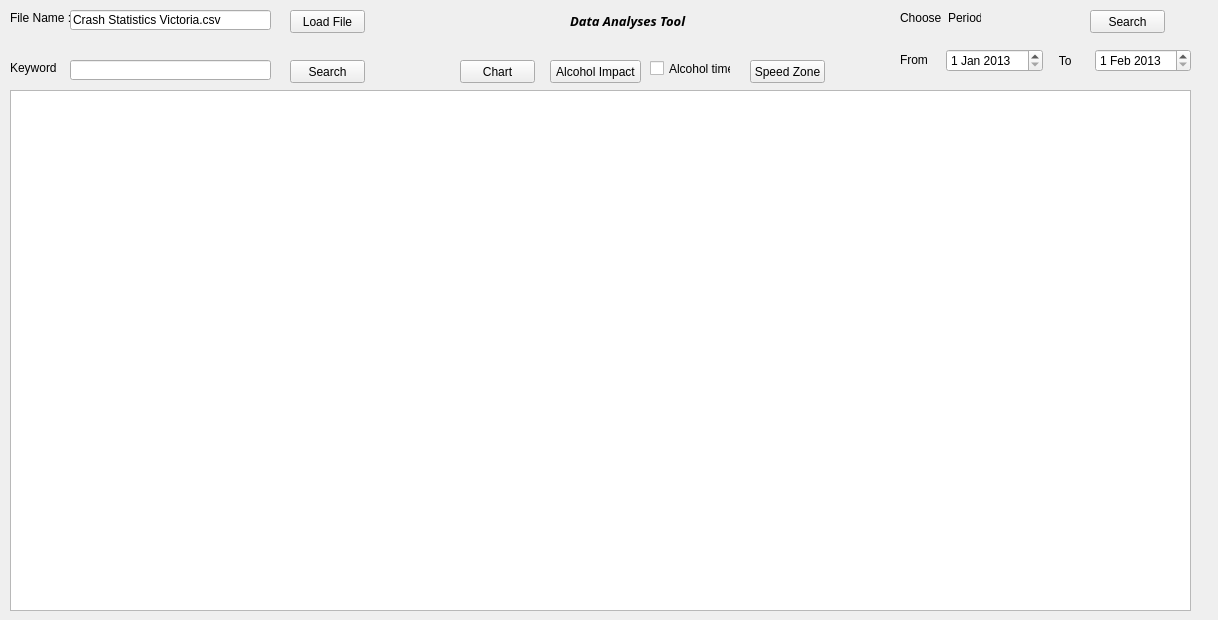
<?xml version="1.0" encoding="UTF-8"?>
<ui version="4.0">
 <class>DataAnalysisTool</class>
 <widget class="QMainWindow" name="DataAnalysisTool">
  <property name="geometry">
   <rect>
    <x>0</x>
    <y>0</y>
    <width>1218</width>
    <height>620</height>
   </rect>
  </property>
  <property name="windowTitle">
   <string>MainWindow</string>
  </property>
  <widget class="QWidget" name="centralwidget">
   <property name="minimumSize">
    <size>
     <width>1198</width>
     <height>620</height>
    </size>
   </property>
   <property name="maximumSize">
    <size>
     <width>1198</width>
     <height>620</height>
    </size>
   </property>
   <widget class="QTableView" name="datatable">
    <property name="geometry">
     <rect>
      <x>10</x>
      <y>90</y>
      <width>1181</width>
      <height>521</height>
     </rect>
    </property>
   </widget>
   <widget class="QLabel" name="filenamelabel">
    <property name="geometry">
     <rect>
      <x>10</x>
      <y>10</y>
      <width>61</width>
      <height>16</height>
     </rect>
    </property>
    <property name="text">
     <string>File Name : </string>
    </property>
   </widget>
   <widget class="QLineEdit" name="filename">
    <property name="geometry">
     <rect>
      <x>70</x>
      <y>10</y>
      <width>201</width>
      <height>20</height>
     </rect>
    </property>
    <property name="text">
     <string>Crash Statistics Victoria.csv</string>
    </property>
   </widget>
   <widget class="QPushButton" name="loadbtn">
    <property name="geometry">
     <rect>
      <x>290</x>
      <y>10</y>
      <width>75</width>
      <height>23</height>
     </rect>
    </property>
    <property name="text">
     <string>Load File</string>
    </property>
   </widget>
   <widget class="QWidget" name="horizontalLayoutWidget">
    <property name="geometry">
     <rect>
      <x>900</x>
      <y>40</y>
      <width>291</width>
      <height>41</height>
     </rect>
    </property>
    <layout class="QHBoxLayout" name="dateview">
     <item>
      <widget class="QLabel" name="startdatelabel">
       <property name="maximumSize">
        <size>
         <width>40</width>
         <height>30</height>
        </size>
       </property>
       <property name="text">
        <string>From</string>
       </property>
      </widget>
     </item>
     <item>
      <widget class="QDateEdit" name="startdate">
       <property name="dateTime">
        <datetime>
         <hour>0</hour>
         <minute>0</minute>
         <second>0</second>
         <year>2013</year>
         <month>1</month>
         <day>1</day>
        </datetime>
       </property>
      </widget>
     </item>
     <item>
      <widget class="QLabel" name="enddatelabel">
       <property name="maximumSize">
        <size>
         <width>40</width>
         <height>16777215</height>
        </size>
       </property>
       <property name="text">
        <string>   To</string>
       </property>
      </widget>
     </item>
     <item>
      <widget class="QDateEdit" name="enddate">
       <property name="dateTime">
        <datetime>
         <hour>0</hour>
         <minute>0</minute>
         <second>0</second>
         <year>2013</year>
         <month>2</month>
         <day>1</day>
        </datetime>
       </property>
       <property name="date">
        <date>
         <year>2013</year>
         <month>2</month>
         <day>1</day>
        </date>
       </property>
      </widget>
     </item>
    </layout>
   </widget>
   <widget class="QLabel" name="widowlabel">
    <property name="geometry">
     <rect>
      <x>570</x>
      <y>10</y>
      <width>141</width>
      <height>21</height>
     </rect>
    </property>
    <property name="sizePolicy">
     <sizepolicy hsizetype="Preferred" vsizetype="Preferred">
      <horstretch>5</horstretch>
      <verstretch>0</verstretch>
     </sizepolicy>
    </property>
    <property name="minimumSize">
     <size>
      <width>5</width>
      <height>5</height>
     </size>
    </property>
    <property name="baseSize">
     <size>
      <width>0</width>
      <height>0</height>
     </size>
    </property>
    <property name="font">
     <font>
      <family>Adobe Garamond Pro Bold</family>
      <pointsize>10</pointsize>
      <weight>75</weight>
      <italic>true</italic>
      <bold>true</bold>
     </font>
    </property>
    <property name="text">
     <string>Data Analyses Tool</string>
    </property>
   </widget>
   <widget class="QLineEdit" name="searchinput">
    <property name="geometry">
     <rect>
      <x>70</x>
      <y>60</y>
      <width>201</width>
      <height>20</height>
     </rect>
    </property>
   </widget>
   <widget class="QLabel" name="searchlabel">
    <property name="geometry">
     <rect>
      <x>10</x>
      <y>60</y>
      <width>61</width>
      <height>16</height>
     </rect>
    </property>
    <property name="text">
     <string>Keyword</string>
    </property>
   </widget>
   <widget class="QPushButton" name="searchbtn">
    <property name="geometry">
     <rect>
      <x>290</x>
      <y>60</y>
      <width>75</width>
      <height>23</height>
     </rect>
    </property>
    <property name="text">
     <string>Search</string>
    </property>
   </widget>
   <widget class="QLabel" name="periodlabel">
    <property name="geometry">
     <rect>
      <x>900</x>
      <y>10</y>
      <width>81</width>
      <height>16</height>
     </rect>
    </property>
    <property name="text">
     <string>Choose  Period</string>
    </property>
   </widget>
   <widget class="QPushButton" name="accidentchart">
    <property name="geometry">
     <rect>
      <x>460</x>
      <y>60</y>
      <width>75</width>
      <height>23</height>
     </rect>
    </property>
    <property name="text">
     <string>Chart</string>
    </property>
   </widget>
   <widget class="QPushButton" name="otherinsightbtn">
    <property name="geometry">
     <rect>
      <x>750</x>
      <y>60</y>
      <width>75</width>
      <height>23</height>
     </rect>
    </property>
    <property name="text">
     <string>Speed Zone</string>
    </property>
   </widget>
   <widget class="QPushButton" name="impactbtn">
    <property name="geometry">
     <rect>
      <x>550</x>
      <y>60</y>
      <width>91</width>
      <height>23</height>
     </rect>
    </property>
    <property name="text">
     <string>Alcohol Impact</string>
    </property>
   </widget>
   <widget class="QPushButton" name="datesearchbtn">
    <property name="geometry">
     <rect>
      <x>1090</x>
      <y>10</y>
      <width>75</width>
      <height>23</height>
     </rect>
    </property>
    <property name="text">
     <string>Search</string>
    </property>
   </widget>
   <widget class="QCheckBox" name="alcoholCheckBox">
    <property name="geometry">
     <rect>
      <x>650</x>
      <y>60</y>
      <width>81</width>
      <height>17</height>
     </rect>
    </property>
    <property name="text">
     <string>Alcohol time</string>
    </property>
   </widget>
  </widget>
 </widget>
 <resources/>
 <connections/>
</ui>
